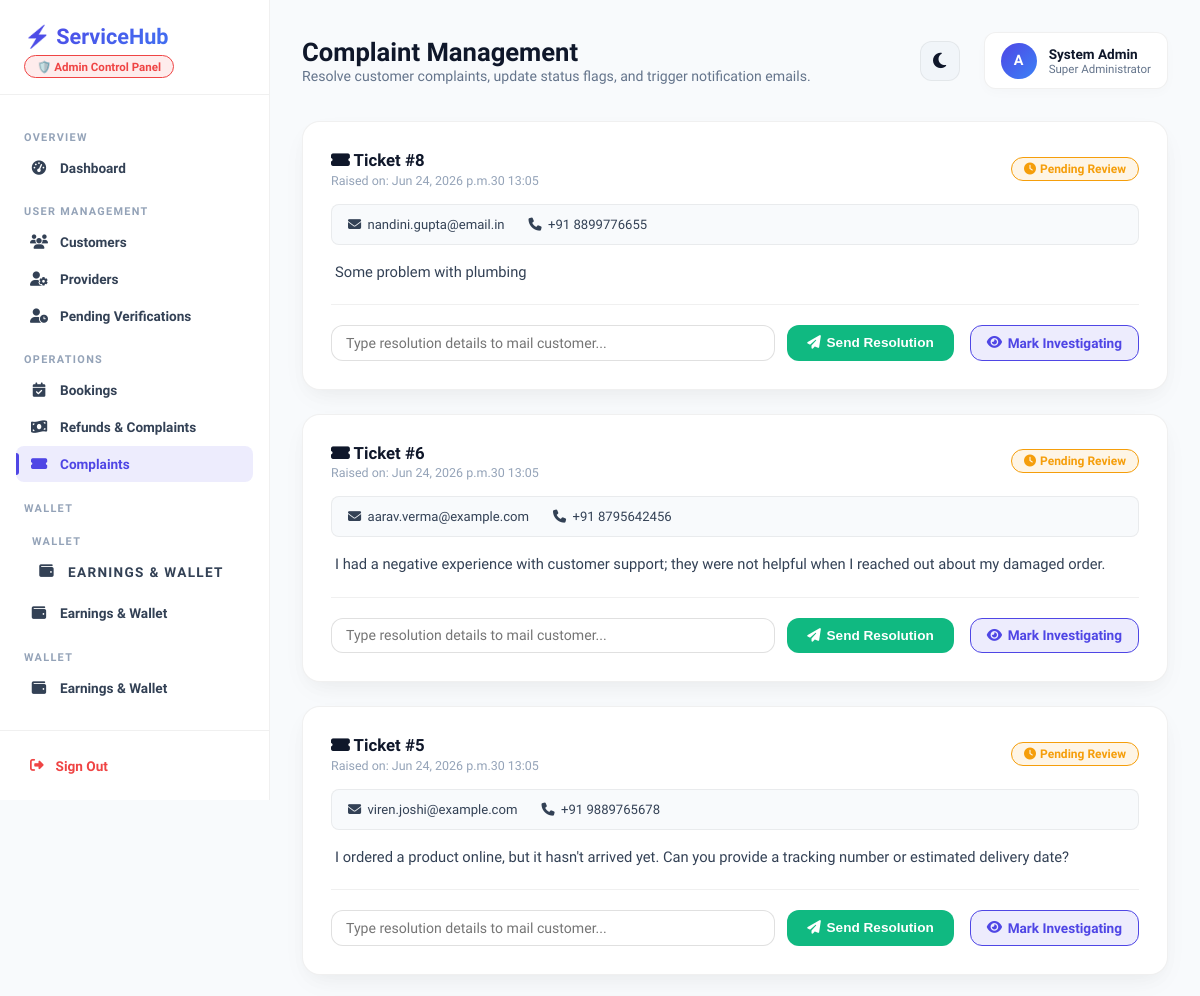
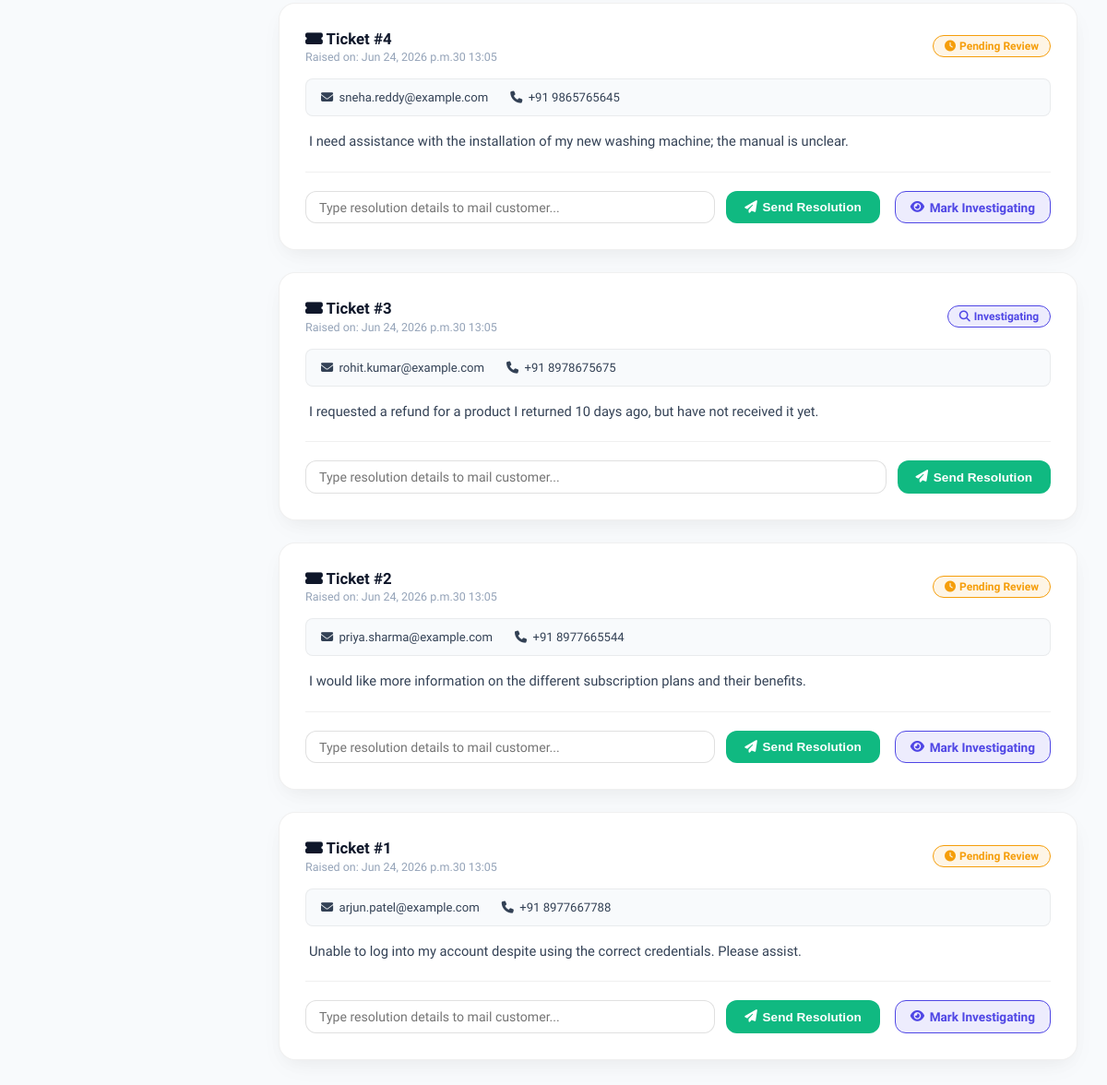
/ticketraised/ (signed in), run on the app's committed database (2 pictures, top to bottom).
### csdata/models.py (models this page shows, shortened)
class Ticket(models.Model):
    unique = models.AutoField(primary_key=True)
    mail = models.CharField(max_length=100)
    phone = models.CharField(max_length=20, default='')
    ticketdetail = models.TextField(max_length=2000)
    attachment = models.FileField(upload_to='complaints/', null=True, blank=True)
    status = models.CharField(max_length=50, default='Pending')  # Pending, In Review, Resolved
    admin_response = models.TextField(blank=True, default='')
    created_at = models.DateTimeField(default=timezone.now)
    resolved_at = models.DateTimeField(null=True, blank=True)

### CustomerService/views.py (the view)
# urls.py: path('ticketraised/', views.ticketraised, name='ticketraised'),
def ticketraised(request):
    if not admin_required(request):
        return redirect('/signin/')
    tickets = Ticket.objects.order_by('-unique')
    return render(request, 'admin/ticketraised.html', {'tickets': tickets})

### CustomerService/views.py (called while the page is built)
def admin_required(request):
    return request.session.get('user_email') and request.session.get('user_type') == 'admin'

### templates/admin/ticketraised.html (shortened to what this page needs)
<!DOCTYPE html>
<html lang="en">
<head>
<link rel="stylesheet" href="https://cdnjs.cloudflare.com/ajax/libs/font-awesome/6.5.0/css/all.min.css">
<link rel="stylesheet" href="/static/css/theme.css">
</head>
<body>
<aside class="sidebar">
  <div class="sidebar-header">
    <div class="logo">⚡ ServiceHub</div>
    <div class="admin-badge">🛡️ Admin Control Panel</div>
  </div>
  <div class="nav-body">
    <div class="nav-section">Overview</div>
    <a href="/aadmin/" class="nav-link"><i class="fas fa-tachometer-alt"></i> Dashboard</a>
    <div class="nav-section">User Management</div>
    <a href="/userinfo/" class="nav-link"><i class="fas fa-users"></i> Customers</a>
    <a href="/employeeinfo/" class="nav-link"><i class="fas fa-user-gear"></i> Providers</a>
    <a href="/admin/pending-providers/" class="nav-link">
      <i class="fas fa-user-clock"></i> Pending Verifications
    </a>
    <div class="nav-section">Operations</div>
    <a href="/servicebooked/" class="nav-link"><i class="fas fa-calendar-check"></i> Bookings</a>
    <a href="/admin/refunds/" class="nav-link {% if request.path == '/admin/refunds/' %}active{% endif %}">
      <i class="fas fa-money-bill-wave"></i> Refunds & Complaints
    </a>
    <a href="/ticketraised/" class="nav-link active"><i class="fas fa-ticket-alt"></i> Complaints</a>
    <div class="nav-section">Wallet
    <div class="nav-section">Wallet</div>
    <a href="/admin/wallet/" class="nav-link"><i class="fas fa-wallet"></i> Earnings & Wallet</a>
  </div>
    <a href="/admin/wallet/" class="nav-link"><i class="fas fa-wallet"></i> Earnings & Wallet</a>
    <div class="nav-section">Wallet</div>
    <a href="/admin/wallet/" class="nav-link"><i class="fas fa-wallet"></i> Earnings & Wallet</a>
  </div>
  <div class="sidebar-footer">
    <a href="/logout/" class="logout-btn"><i class="fas fa-sign-out-alt"></i> Sign Out</a>
  </div>
</aside>
<main class="main">
  <div class="topbar">
    <div class="topbar-title">
      <h1>Complaint Management</h1>
      <p>Resolve customer complaints, update status flags, and trigger notification emails.</p>
    </div>
    <div class="topbar-right">
      <button class="theme-toggle-btn" id="theme-toggle" style="margin-right: 0.5rem;"><i class="fas fa-moon"></i></button>
      <div class="admin-info">
        <div class="admin-avatar">A</div>
        <div>
          <div class="admin-name">System Admin</div>
          <div class="admin-role">Super Administrator</div>
        </div>
      </div>
    </div>
  </div>
  <div class="tickets-container">
    {% for ticket in tickets %}
    <div class="ticket-card">
      <div class="ticket-header">
        <div>
          <div class="ticket-id"><i class="fas fa-ticket-alt text-primary"></i> Ticket #{{ ticket.unique }}</div>
          <div class="ticket-date">Raised on: {{ ticket.created_at|date:"M d, Y at H:i" }}</div>
        </div>
        <span class="status-pill {% if ticket.status == 'Pending' %}status-pending{% elif ticket.status == 'In Review' %}status-review{% else %}status-resolved{% endif %}">
          {% if ticket.status == 'Pending' %}
            <i class="fas fa-clock"></i> Pending Review
          {% elif ticket.status == 'In Review' %}
            <i class="fas fa-search"></i> Investigating
          {% else %}
            <i class="fas fa-check-circle"></i> Resolved
          {% endif %}
        </span>
      </div>
      <div class="ticket-meta">
        <span><i class="fas fa-envelope"></i> {{ ticket.mail }}</span>
        {% if ticket.phone %}
          <span><i class="fas fa-phone"></i> +91 {{ ticket.phone }}</span>
        {% endif %}
      </div>
      <div class="ticket-detail">
        {{ ticket.ticketdetail }}
      </div>
      <div class="ticket-actions">
        {% if ticket.status != 'Resolved' %}
          <form method="POST" action="/admin/manage_complaint/{{ ticket.unique }}/resolve/" class="form-inline">
            <input type="text" name="admin_response" class="resolution-input" placeholder="Type resolution details to mail customer..." required>
            <button type="submit" class="btn-resolve"><i class="fas fa-paper-plane"></i> Send Resolution</button>
          </form>
          {% if ticket.status == 'Pending' %}
            <a href="/admin/manage_complaint/{{ ticket.unique }}/inreview/" class="btn-review"><i class="fas fa-eye"></i> Mark Investigating</a>
          {% endif %}
        {% else %}
          <span style="color: var(--success); font-weight: 700; font-size: .88rem;"><i class="fas fa-check-double"></i> Ticket Resolved & Customer Notified</span>
        {% endif %}
      </div>
    </div>
    {% empty %}
    <div class="empty-state">
      <div class="empty-icon"><i class="fas fa-ticket-alt"></i></div>
      <h3>All Caught Up!</h3>
      <p style="margin-top: .4rem; font-size: .88rem; color: var(--text-muted);">No open complaints or customer tickets are currently pending in the system.</p>
    </div>
    {% endfor %}
  </div>
</main>
</body>
</html>

### static/css/theme.css (style rules this page uses)
:root { --bg-primary: #f8fafc; --bg-secondary: #ffffff; --bg-tertiary: #f1f5f9; --text-primary: #0f172a; --text-secondary: #334155; --text-muted: #64748b; --text-light: #94a3b8; --border-light: rgba(0, 0, 0, 0.06); --border-medium: rgba(0, 0, 0, 0.12); --border-focus: #4f46e5; --primary: #4f46e5; --primary-hover: #4338ca; --primary-light: rgba(79, 70, 229, 0.1); --primary-gradient: linear-gradient(135deg, #4f46e5, #3b82f6); --secondary: #0ea5e9; --secondary-hover: #0284c7; --success: #10b981; --success-hover: #059669; --success-light: rgba(16, 185, 129, 0.1); --warning: #f59e0b; --warning-light: rgba(245, 158, 11, 0.1); --danger: #ef4444; --danger-hover: #dc2626; --danger-light: rgba(239, 68, 68, 0.1); --glass-bg: rgba(255, 255, 255, 0.75); --glass-border: rgba(0, 0, 0, 0.06); --card-bg: #ffffff; --card-shadow: 0 10px 30px -5px rgba(0, 0, 0, 0.04), 0 8px 20px -6px rgba(0, 0, 0, 0.04); --modal-bg: #ffffff; --dropdown-bg: #ffffff; --sidebar-bg: #ffffff; --sidebar-hover: #f8fafc; --font-family: 'Plus Jakarta Sans', sans-serif; --transition: all 0.3s cubic-bezier(0.4, 0, 0.2, 1); --radius-sm: 8px; --radius-md: 12px; --radius-lg: 16px; --radius-xl: 24px; }
body { background-color: var(--bg-primary); color: var(--text-primary); font-family: var(--font-family); transition: background-color var(--transition), color var(--transition); }
.theme-toggle-btn { background: var(--bg-tertiary); border: 1px solid var(--border-light); color: var(--text-primary); width: 40px; height: 40px; border-radius: var(--radius-md); display: flex; align-items: center; justify-content: center; cursor: pointer; transition: var(--transition); font-size: 1.1rem; }

### data on the page
Ticket: unique "8", created_at "Jun 24, 2026 p.m.30 13:05", status "Pending" (drawn), mail "nandini.gupta@email.in", phone "8899776655", ticketdetail "Some problem with plumbing"
Ticket: unique "6", created_at "Jun 24, 2026 p.m.30 13:05", status "Pending" (drawn), mail "aarav.verma@example.com", phone "8795642456", ticketdetail "I had a negative experience with customer support; they were not helpful when I reached out about my damaged order."
Ticket: unique "5", created_at "Jun 24, 2026 p.m.30 13:05", status "Pending" (drawn), mail "viren.joshi@example.com", phone "9889765678", ticketdetail "I ordered a product online, but it hasn't arrived yet. Can you provide a tracking number or estimated delivery date?"
Ticket: unique "4", created_at "Jun 24, 2026 p.m.30 13:05", status "Pending" (drawn), mail "sneha.reddy@example.com", phone "9865765645", ticketdetail "I need assistance with the installation of my new washing machine; the manual is unclear."
Ticket: unique "3", created_at "Jun 24, 2026 p.m.30 13:05", status "In Review" (drawn), mail "rohit.kumar@example.com", phone "8978675675", ticketdetail "I requested a refund for a product I returned 10 days ago, but have not received it yet."
Ticket: unique "2", created_at "Jun 24, 2026 p.m.30 13:05", status "Pending" (drawn), mail "priya.sharma@example.com", phone "8977665544", ticketdetail "I would like more information on the different subscription plans and their benefits."
Ticket: unique "1", created_at "Jun 24, 2026 p.m.30 13:05", status "Pending" (drawn), mail "arjun.patel@example.com", phone "8977667788", ticketdetail "Unable to log into my account despite using the correct credentials. Please assist."
